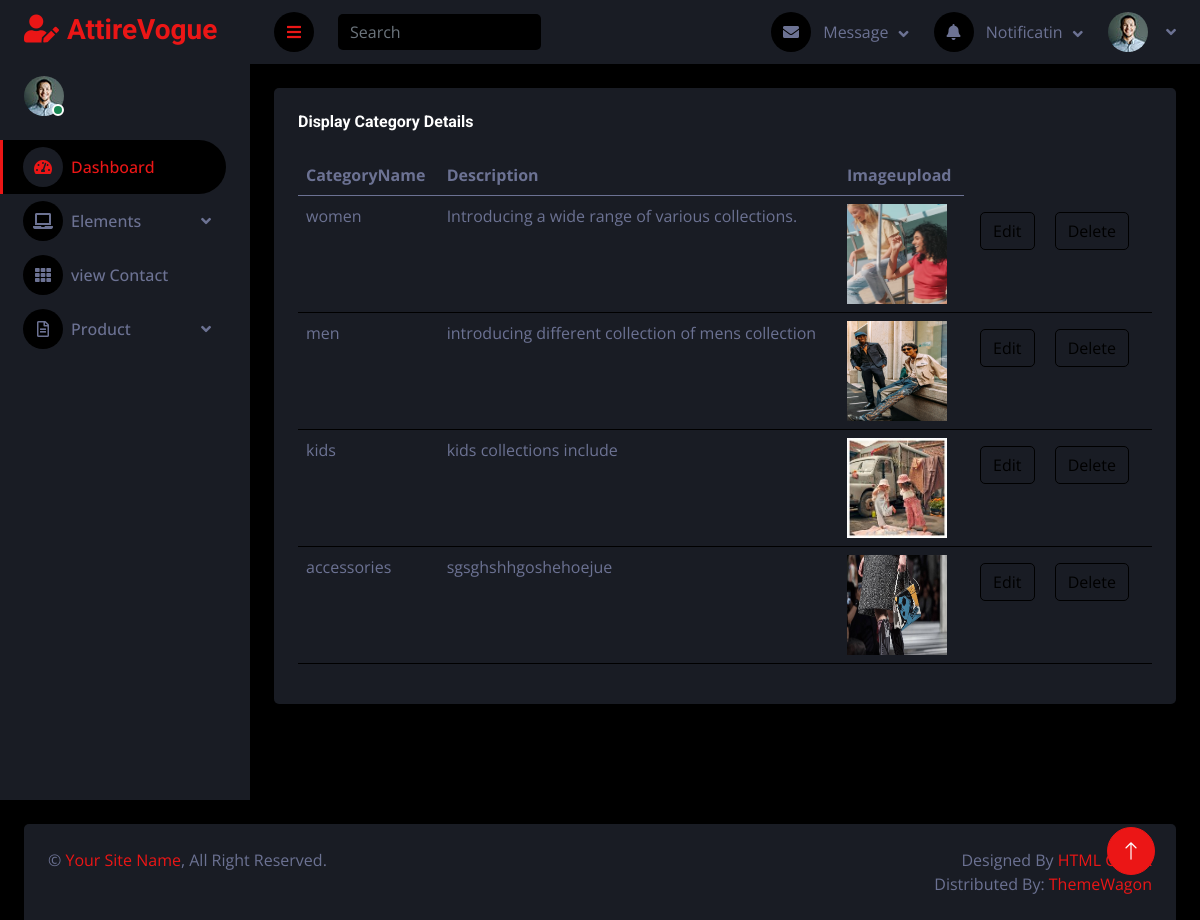
/laModa/display_category/, run on the app's committed database.
### laModa/models.py (models this page shows)
class category_db(models.Model):
    CategoryName=models.CharField(max_length=100,null=True,blank=True)
    Description=models.TextField(max_length=100,null=True,blank=True)
    Imageupload=models.ImageField(upload_to="Imageupload",null=True,blank=True)

### laModa/views.py (the view)
# urls.py: path('display_category/',views.display_category,name="display_category"),
def display_category(request):
    data=category_db.objects.all()
    return render(request,"display_category.html",{'data':data})

### laModa/templates/display_category.html (shortened to what this page needs)
<!DOCTYPE html>
{% extends 'index.html' %}
{% block content %}
<html lang="en">
<head>
</head>
<body>
<div class="col-sm-12 col-xl-12">
                        <div class="bg-secondary rounded h-100 p-4">
                            <h6 class="mb-4">Display Category Details</h6>
                            <table class="table table-hover">
                                <thead>
                                    <tr>
                                        <th>CategoryName</th>
                                        <th>Description</th>
                                        <th>Imageupload</th>
                                    </tr>
                                </thead>
                                <tbody>
                                {% for d in data %}
                                <tr>
                                    <td>{{d.CategoryName}}</td>
                                    <td>{{d.Description}}</td>
                                    <td><img src="{{d.Imageupload.url}}" width="100px" height="100px" ></td>
                                    <td>
                                        <a href="{% url 'edit_category' cat_id=d.id %}">
                                            <button type="button" class="btn btn-outline-dark m-2">Edit</button>
                                        </a>
                                        <a href="{% url 'delete_category' cat_id=d.id %}">
                                            <button type="button" class="btn btn-outline-dark m-2">Delete</button>
                                        </a>
                                    </td>
                                </tr>
                                   {% endfor %}
                                </tbody>
                            </table>
                        </div>
                    </div>
</body>
</html>
{% endblock %}

### laModa/static/new_folder/css/style.css (style rules this page uses)
:root { --primary: #EB1616; --secondary: #191C24; --light: #6C7293; --dark: #000000; }
.btn { transition: .5s; }

### data on the page
category_db: CategoryName "women", Description "Introducing a wide range of various collections.", Imageupload (picture)
category_db: CategoryName "men", Description "introducing different collection of mens collection", Imageupload (picture)
category_db: CategoryName "kids", Description "kids collections include", Imageupload (picture)
category_db: CategoryName "accessories", Description "sgsghshhgoshehoejue", Imageupload (picture)
